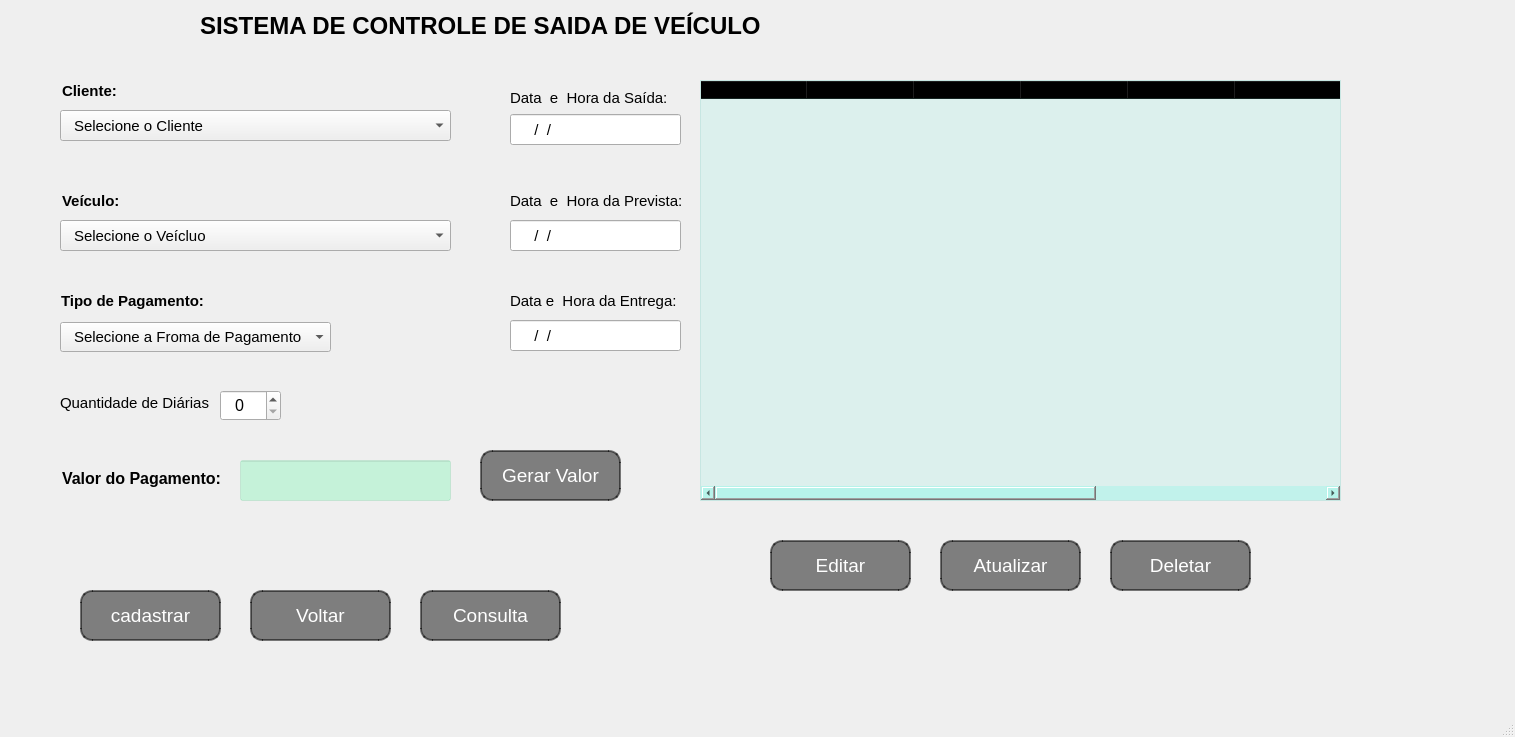
<?xml version="1.0" encoding="UTF-8"?>
<ui version="4.0">
 <class>MainWindow</class>
 <widget class="QMainWindow" name="MainWindow">
  <property name="geometry">
   <rect>
    <x>0</x>
    <y>0</y>
    <width>1515</width>
    <height>737</height>
   </rect>
  </property>
  <property name="windowTitle">
   <string>MainWindow</string>
  </property>
  <widget class="QWidget" name="centralwidget">
   <widget class="QLineEdit" name="lineEdit">
    <property name="geometry">
     <rect>
      <x>510</x>
      <y>114</y>
      <width>171</width>
      <height>31</height>
     </rect>
    </property>
    <property name="font">
     <font>
      <pointsize>11</pointsize>
     </font>
    </property>
    <property name="styleSheet">
     <string notr="true">padding-left: 13px;</string>
    </property>
    <property name="inputMask">
     <string>99/99/9999</string>
    </property>
    <property name="text">
     <string>//</string>
    </property>
    <property name="dragEnabled">
     <bool>false</bool>
    </property>
    <property name="readOnly">
     <bool>true</bool>
    </property>
    <property name="clearButtonEnabled">
     <bool>false</bool>
    </property>
   </widget>
   <widget class="QLineEdit" name="lineEdit_2">
    <property name="geometry">
     <rect>
      <x>510</x>
      <y>220</y>
      <width>171</width>
      <height>31</height>
     </rect>
    </property>
    <property name="font">
     <font>
      <pointsize>11</pointsize>
     </font>
    </property>
    <property name="styleSheet">
     <string notr="true">padding-left: 13px;</string>
    </property>
    <property name="inputMask">
     <string>99/99/</string>
    </property>
    <property name="text">
     <string>//</string>
    </property>
    <property name="readOnly">
     <bool>true</bool>
    </property>
    <property name="clearButtonEnabled">
     <bool>false</bool>
    </property>
   </widget>
   <widget class="QLabel" name="label">
    <property name="geometry">
     <rect>
      <x>510</x>
      <y>87</y>
      <width>171</width>
      <height>21</height>
     </rect>
    </property>
    <property name="font">
     <font>
      <pointsize>11</pointsize>
      <weight>50</weight>
      <bold>false</bold>
     </font>
    </property>
    <property name="text">
     <string>Data  e  Hora da Saída:</string>
    </property>
   </widget>
   <widget class="QLabel" name="label_2">
    <property name="geometry">
     <rect>
      <x>510</x>
      <y>190</y>
      <width>191</width>
      <height>21</height>
     </rect>
    </property>
    <property name="font">
     <font>
      <pointsize>11</pointsize>
     </font>
    </property>
    <property name="text">
     <string>Data  e  Hora da Prevista:</string>
    </property>
   </widget>
   <widget class="QComboBox" name="comboBox">
    <property name="geometry">
     <rect>
      <x>60</x>
      <y>110</y>
      <width>391</width>
      <height>31</height>
     </rect>
    </property>
    <property name="font">
     <font>
      <pointsize>11</pointsize>
     </font>
    </property>
    <property name="styleSheet">
     <string notr="true">padding-left: 13px;</string>
    </property>
    <item>
     <property name="text">
      <string>Selecione o Cliente</string>
     </property>
    </item>
   </widget>
   <widget class="QLabel" name="label_3">
    <property name="geometry">
     <rect>
      <x>62</x>
      <y>80</y>
      <width>81</width>
      <height>21</height>
     </rect>
    </property>
    <property name="font">
     <font>
      <pointsize>11</pointsize>
      <weight>75</weight>
      <bold>true</bold>
     </font>
    </property>
    <property name="text">
     <string>Cliente:</string>
    </property>
   </widget>
   <widget class="QLabel" name="label_4">
    <property name="geometry">
     <rect>
      <x>62</x>
      <y>190</y>
      <width>81</width>
      <height>21</height>
     </rect>
    </property>
    <property name="font">
     <font>
      <pointsize>11</pointsize>
      <weight>75</weight>
      <bold>true</bold>
     </font>
    </property>
    <property name="text">
     <string>Veículo:</string>
    </property>
   </widget>
   <widget class="QComboBox" name="comboBox_2">
    <property name="geometry">
     <rect>
      <x>60</x>
      <y>220</y>
      <width>391</width>
      <height>31</height>
     </rect>
    </property>
    <property name="font">
     <font>
      <pointsize>11</pointsize>
     </font>
    </property>
    <property name="styleSheet">
     <string notr="true">padding-left: 13px;</string>
    </property>
    <item>
     <property name="text">
      <string>Selecione o Veícluo</string>
     </property>
    </item>
   </widget>
   <widget class="QLabel" name="label_5">
    <property name="geometry">
     <rect>
      <x>61</x>
      <y>290</y>
      <width>151</width>
      <height>21</height>
     </rect>
    </property>
    <property name="font">
     <font>
      <pointsize>11</pointsize>
      <weight>75</weight>
      <bold>true</bold>
     </font>
    </property>
    <property name="text">
     <string>Tipo de Pagamento:</string>
    </property>
   </widget>
   <widget class="QComboBox" name="comboBox_3">
    <property name="geometry">
     <rect>
      <x>60</x>
      <y>322</y>
      <width>271</width>
      <height>30</height>
     </rect>
    </property>
    <property name="font">
     <font>
      <pointsize>11</pointsize>
     </font>
    </property>
    <property name="styleSheet">
     <string notr="true">padding-left: 13px;</string>
    </property>
    <item>
     <property name="text">
      <string>Selecione a Froma de Pagamento</string>
     </property>
    </item>
    <item>
     <property name="text">
      <string>A vista</string>
     </property>
    </item>
    <item>
     <property name="text">
      <string>Cartão de Credito</string>
     </property>
    </item>
    <item>
     <property name="text">
      <string>Cartão de Debito</string>
     </property>
    </item>
    <item>
     <property name="text">
      <string>Pix</string>
     </property>
    </item>
    <item>
     <property name="text">
      <string>Boleto</string>
     </property>
    </item>
   </widget>
   <widget class="QLabel" name="label_6">
    <property name="geometry">
     <rect>
      <x>60</x>
      <y>387</y>
      <width>151</width>
      <height>31</height>
     </rect>
    </property>
    <property name="font">
     <font>
      <pointsize>11</pointsize>
      <weight>50</weight>
      <bold>false</bold>
     </font>
    </property>
    <property name="text">
     <string>Quantidade de Diárias</string>
    </property>
   </widget>
   <widget class="QLineEdit" name="lineEdit_3">
    <property name="geometry">
     <rect>
      <x>510</x>
      <y>320</y>
      <width>171</width>
      <height>31</height>
     </rect>
    </property>
    <property name="font">
     <font>
      <pointsize>11</pointsize>
     </font>
    </property>
    <property name="styleSheet">
     <string notr="true">padding-left: 13px;</string>
    </property>
    <property name="inputMask">
     <string>99/99/9999</string>
    </property>
    <property name="text">
     <string>//</string>
    </property>
    <property name="clearButtonEnabled">
     <bool>false</bool>
    </property>
   </widget>
   <widget class="QLabel" name="label_7">
    <property name="geometry">
     <rect>
      <x>510</x>
      <y>290</y>
      <width>171</width>
      <height>21</height>
     </rect>
    </property>
    <property name="font">
     <font>
      <pointsize>11</pointsize>
     </font>
    </property>
    <property name="text">
     <string>Data e  Hora da Entrega:</string>
    </property>
   </widget>
   <widget class="QSpinBox" name="spinBox">
    <property name="geometry">
     <rect>
      <x>220</x>
      <y>390</y>
      <width>61</width>
      <height>31</height>
     </rect>
    </property>
    <property name="font">
     <font>
      <pointsize>12</pointsize>
     </font>
    </property>
    <property name="styleSheet">
     <string notr="true">padding-left: 10px</string>
    </property>
   </widget>
   <widget class="QTableWidget" name="tableWidget">
    <property name="geometry">
     <rect>
      <x>700</x>
      <y>80</y>
      <width>641</width>
      <height>421</height>
     </rect>
    </property>
    <property name="styleSheet">
     <string notr="true">background-color: rgb(143, 247, 230,50);</string>
    </property>
    <attribute name="horizontalHeaderDefaultSectionSize">
     <number>107</number>
    </attribute>
    <column>
     <property name="text">
      <string>Cliente</string>
     </property>
    </column>
    <column>
     <property name="text">
      <string>Veículo</string>
     </property>
    </column>
    <column>
     <property name="text">
      <string>Pagamento</string>
     </property>
    </column>
    <column>
     <property name="text">
      <string>Data da Saída</string>
     </property>
    </column>
    <column>
     <property name="text">
      <string>Data Prevista:</string>
     </property>
    </column>
    <column>
     <property name="text">
      <string>Data da Entrega</string>
     </property>
    </column>
    <column>
     <property name="text">
      <string>Diária</string>
     </property>
    </column>
    <column>
     <property name="text">
      <string>Valor Total</string>
     </property>
    </column>
   </widget>
   <widget class="QLabel" name="label_8">
    <property name="geometry">
     <rect>
      <x>62</x>
      <y>468</y>
      <width>171</width>
      <height>21</height>
     </rect>
    </property>
    <property name="font">
     <font>
      <pointsize>12</pointsize>
      <weight>75</weight>
      <bold>true</bold>
     </font>
    </property>
    <property name="text">
     <string>Valor do Pagamento:</string>
    </property>
   </widget>
   <widget class="QLineEdit" name="lineEdit_4">
    <property name="geometry">
     <rect>
      <x>240</x>
      <y>460</y>
      <width>211</width>
      <height>41</height>
     </rect>
    </property>
    <property name="font">
     <font>
      <pointsize>14</pointsize>
     </font>
    </property>
    <property name="styleSheet">
     <string notr="true">padding-left: 16px;
background-color: rgb(23, 255, 127,50);</string>
    </property>
    <property name="text">
     <string/>
    </property>
    <property name="readOnly">
     <bool>true</bool>
    </property>
   </widget>
   <widget class="QLabel" name="label_9">
    <property name="geometry">
     <rect>
      <x>200</x>
      <y>10</y>
      <width>571</width>
      <height>31</height>
     </rect>
    </property>
    <property name="font">
     <font>
      <pointsize>18</pointsize>
      <weight>75</weight>
      <bold>true</bold>
     </font>
    </property>
    <property name="text">
     <string>SISTEMA DE CONTROLE DE SAIDA DE VEÍCULO</string>
    </property>
   </widget>
   <widget class="QPushButton" name="pushButton">
    <property name="geometry">
     <rect>
      <x>480</x>
      <y>450</y>
      <width>141</width>
      <height>51</height>
     </rect>
    </property>
    <property name="font">
     <font>
      <family>Arial</family>
      <pointsize>14</pointsize>
      <weight>50</weight>
      <italic>false</italic>
      <bold>false</bold>
     </font>
    </property>
    <property name="styleSheet">
     <string notr="true">QPushButton{
background-color: rgb(94, 94, 94,200);
border-style: outset;
border-width: 2px;
border-color:rgb(0, 0, 0,130);
color: rgb(255, 255, 255);
border-radius: 12px;
}

QPushButton:hover{
color: rgb(53, 53, 53);
background-color: rgb(74, 204, 200);
font-weight: bold
}</string>
    </property>
    <property name="text">
     <string>Gerar Valor</string>
    </property>
   </widget>
   <widget class="QPushButton" name="pushButton_2">
    <property name="geometry">
     <rect>
      <x>80</x>
      <y>590</y>
      <width>141</width>
      <height>51</height>
     </rect>
    </property>
    <property name="font">
     <font>
      <family>Arial</family>
      <pointsize>14</pointsize>
      <weight>50</weight>
      <italic>false</italic>
      <bold>false</bold>
     </font>
    </property>
    <property name="styleSheet">
     <string notr="true">QPushButton{
background-color: rgb(94, 94, 94,200);
border-style: outset;
border-width: 2px;
border-color:rgb(0, 0, 0,130);
color: rgb(255, 255, 255);
border-radius: 12px;
}

QPushButton:hover{
color: rgb(53, 53, 53);
background-color: rgb(74, 204, 200);
font-weight: bold
}</string>
    </property>
    <property name="text">
     <string>cadastrar</string>
    </property>
   </widget>
   <widget class="QPushButton" name="pushButton_3">
    <property name="geometry">
     <rect>
      <x>250</x>
      <y>590</y>
      <width>141</width>
      <height>51</height>
     </rect>
    </property>
    <property name="font">
     <font>
      <family>Arial</family>
      <pointsize>14</pointsize>
      <weight>50</weight>
      <italic>false</italic>
      <bold>false</bold>
     </font>
    </property>
    <property name="styleSheet">
     <string notr="true">QPushButton{
background-color: rgb(94, 94, 94,200);
border-style: outset;
border-width: 2px;
border-color:rgb(0, 0, 0,130);
color: rgb(255, 255, 255);
border-radius: 12px;
}

QPushButton:hover{
color: rgb(53, 53, 53);
background-color: rgb(74, 204, 200);
font-weight: bold
}</string>
    </property>
    <property name="text">
     <string>Voltar</string>
    </property>
   </widget>
   <widget class="QPushButton" name="pushButton_4">
    <property name="geometry">
     <rect>
      <x>770</x>
      <y>540</y>
      <width>141</width>
      <height>51</height>
     </rect>
    </property>
    <property name="font">
     <font>
      <family>Arial</family>
      <pointsize>14</pointsize>
      <weight>50</weight>
      <italic>false</italic>
      <bold>false</bold>
     </font>
    </property>
    <property name="styleSheet">
     <string notr="true">QPushButton{
background-color: rgb(94, 94, 94,200);
border-style: outset;
border-width: 2px;
border-color:rgb(0, 0, 0,130);
color: rgb(255, 255, 255);
border-radius: 12px;
}

QPushButton:hover{
color: rgb(53, 53, 53);
background-color: rgb(74, 204, 200);
font-weight: bold
}</string>
    </property>
    <property name="text">
     <string>Editar</string>
    </property>
   </widget>
   <widget class="QPushButton" name="pushButton_5">
    <property name="geometry">
     <rect>
      <x>940</x>
      <y>540</y>
      <width>141</width>
      <height>51</height>
     </rect>
    </property>
    <property name="font">
     <font>
      <family>Arial</family>
      <pointsize>14</pointsize>
      <weight>50</weight>
      <italic>false</italic>
      <bold>false</bold>
     </font>
    </property>
    <property name="styleSheet">
     <string notr="true">QPushButton{
background-color: rgb(94, 94, 94,200);
border-style: outset;
border-width: 2px;
border-color:rgb(0, 0, 0,130);
color: rgb(255, 255, 255);
border-radius: 12px;
}

QPushButton:hover{
color: rgb(53, 53, 53);
background-color: rgb(74, 204, 200);
font-weight: bold
}</string>
    </property>
    <property name="text">
     <string>Atualizar</string>
    </property>
   </widget>
   <widget class="QPushButton" name="pushButton_6">
    <property name="geometry">
     <rect>
      <x>1110</x>
      <y>540</y>
      <width>141</width>
      <height>51</height>
     </rect>
    </property>
    <property name="font">
     <font>
      <family>Arial</family>
      <pointsize>14</pointsize>
      <weight>50</weight>
      <italic>false</italic>
      <bold>false</bold>
     </font>
    </property>
    <property name="styleSheet">
     <string notr="true">QPushButton{
background-color: rgb(94, 94, 94,200);
border-style: outset;
border-width: 2px;
border-color:rgb(0, 0, 0,130);
color: rgb(255, 255, 255);
border-radius: 12px;
}

QPushButton:hover{
color: rgb(53, 53, 53);
background-color: rgb(74, 204, 200);
font-weight: bold
}</string>
    </property>
    <property name="text">
     <string>Deletar</string>
    </property>
   </widget>
   <widget class="QLabel" name="label_10">
    <property name="geometry">
     <rect>
      <x>90</x>
      <y>522</y>
      <width>401</width>
      <height>31</height>
     </rect>
    </property>
    <property name="font">
     <font>
      <pointsize>12</pointsize>
      <weight>75</weight>
      <bold>true</bold>
     </font>
    </property>
    <property name="styleSheet">
     <string notr="true">color: rgb(153, 76, 230);</string>
    </property>
    <property name="text">
     <string/>
    </property>
    <property name="alignment">
     <set>Qt::AlignCenter</set>
    </property>
   </widget>
   <widget class="QPushButton" name="pushButton_7">
    <property name="geometry">
     <rect>
      <x>420</x>
      <y>590</y>
      <width>141</width>
      <height>51</height>
     </rect>
    </property>
    <property name="font">
     <font>
      <family>Arial</family>
      <pointsize>14</pointsize>
      <weight>50</weight>
      <italic>false</italic>
      <bold>false</bold>
     </font>
    </property>
    <property name="styleSheet">
     <string notr="true">QPushButton{
background-color: rgb(94, 94, 94,200);
border-style: outset;
border-width: 2px;
border-color:rgb(0, 0, 0,130);
color: rgb(255, 255, 255);
border-radius: 12px;
}

QPushButton:hover{
color: rgb(53, 53, 53);
background-color: rgb(74, 204, 200);
font-weight: bold
}</string>
    </property>
    <property name="text">
     <string>Consulta</string>
    </property>
   </widget>
  </widget>
  <widget class="QMenuBar" name="menubar">
   <property name="geometry">
    <rect>
     <x>0</x>
     <y>0</y>
     <width>1515</width>
     <height>21</height>
    </rect>
   </property>
  </widget>
  <widget class="QStatusBar" name="statusbar"/>
 </widget>
 <resources/>
 <connections/>
</ui>
